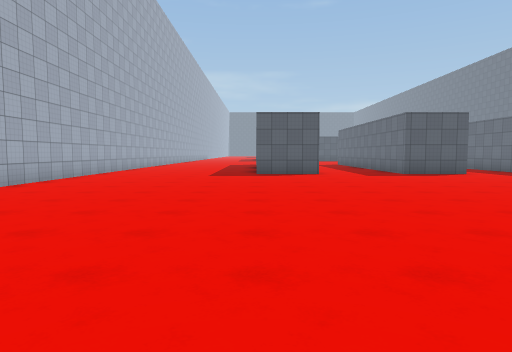
view 1 (above)

23 first-person views from a walk through a scene from a Unity 3-D project. The camera is 1.4 m above the floor, tilts 4° down and sees 75° across. The floor is counted in squares, 2 m on a side. Each view is taken from the middle of a square. On the plan, view 1 faces up. The plan holds only what a view shows up to about 10 squares ahead; the rest is blank. The place goes on beyond the plan. The player character is not drawn. Surface patterns are stand-ins for the level's own textures.

view 2
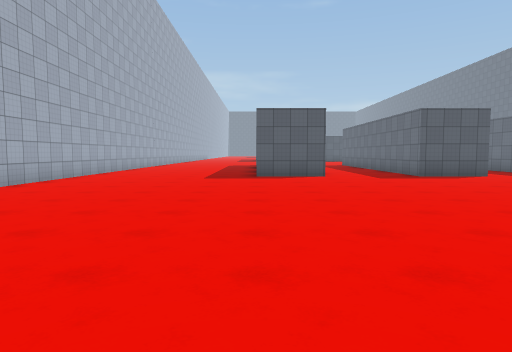

view 3
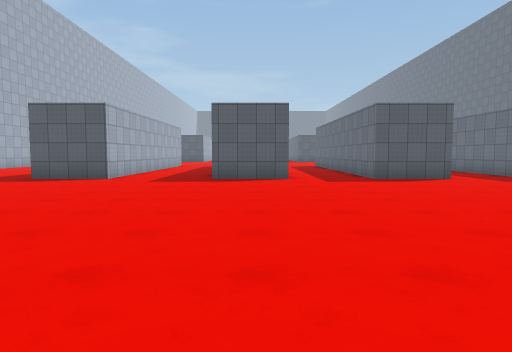

view 4
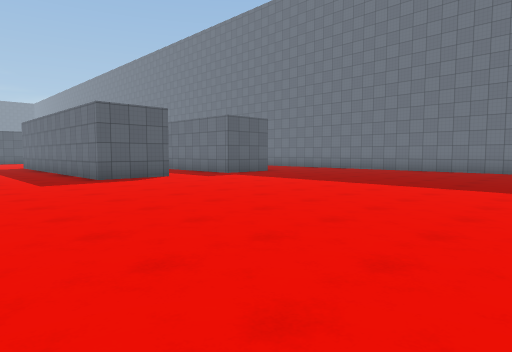

view 5
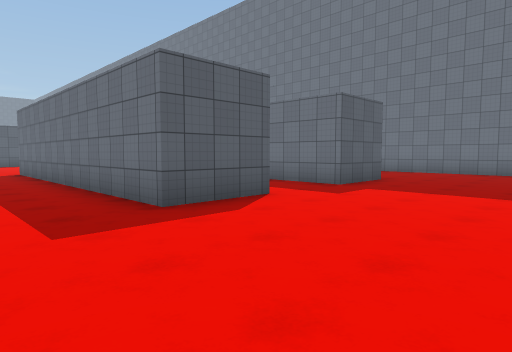

view 6
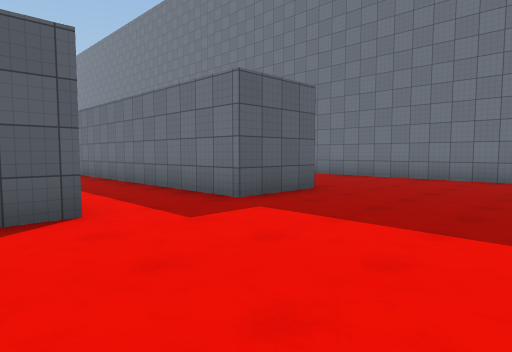

view 7
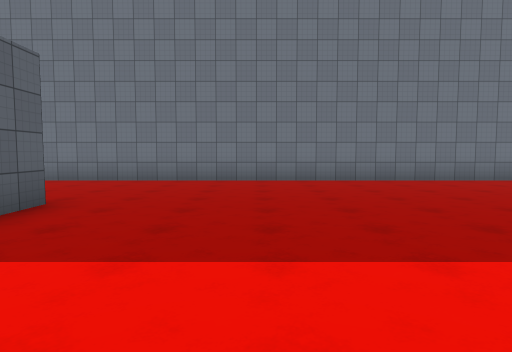

view 8
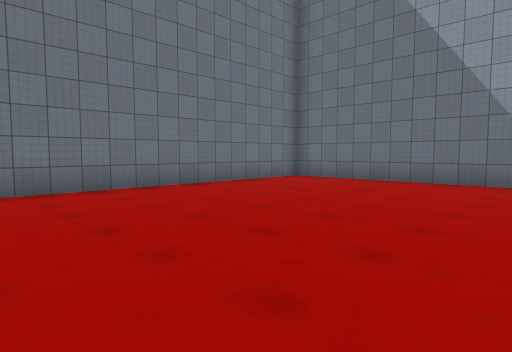

view 9
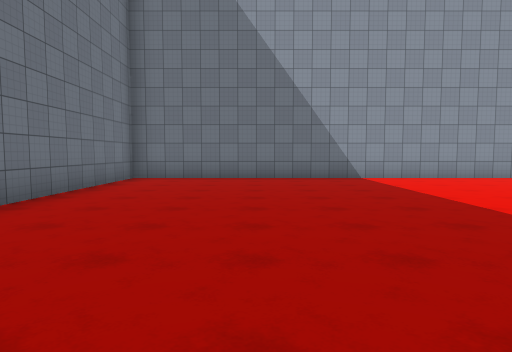

view 10
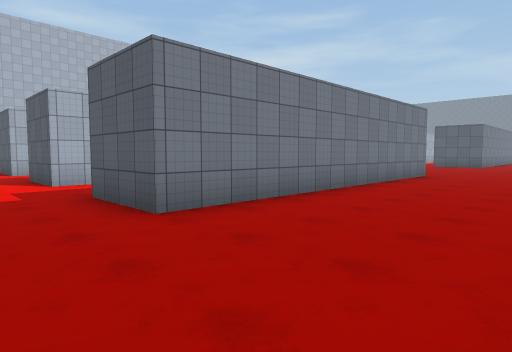

view 11
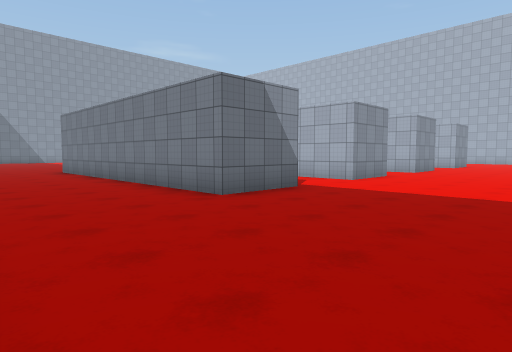

view 12
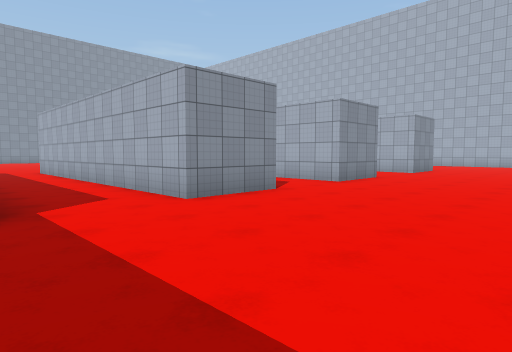

view 13
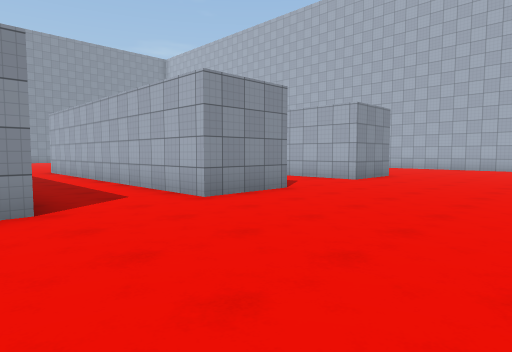

view 14
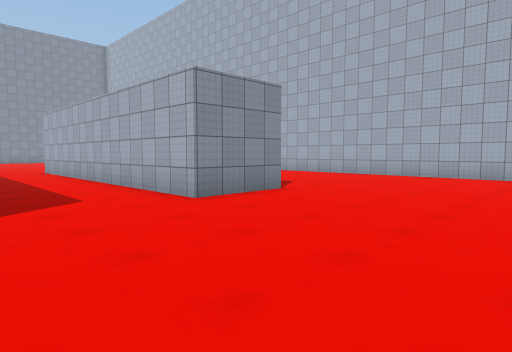

view 15
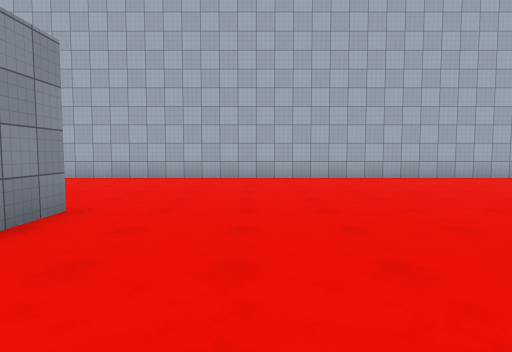

view 16
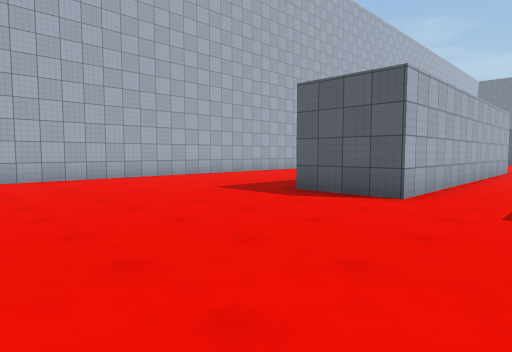

view 17
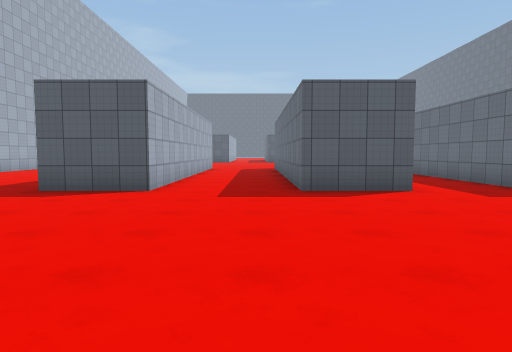

view 18
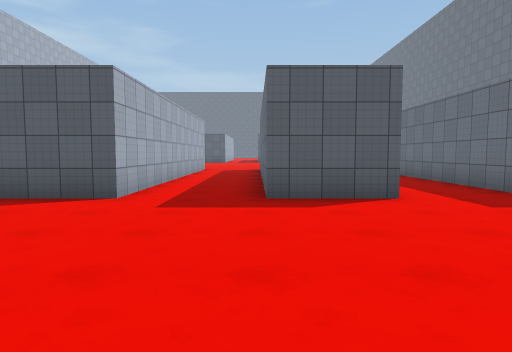

view 19
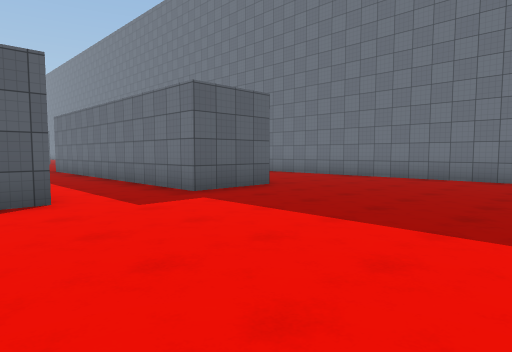

view 20
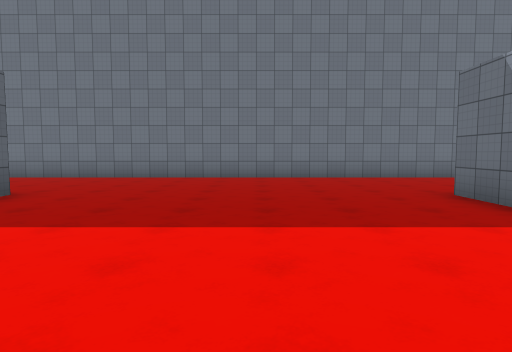

view 21
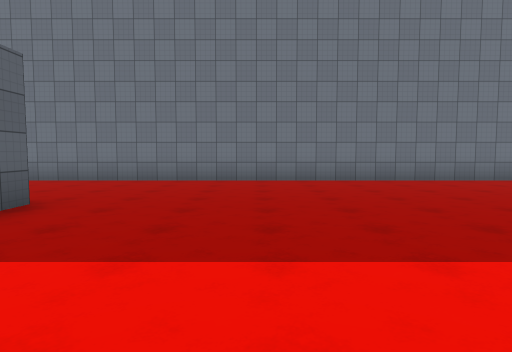

view 22
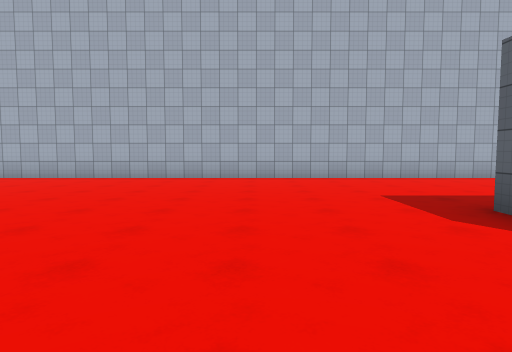

view 23
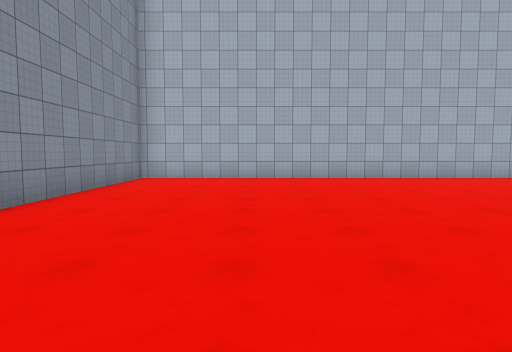

### Floor plan
Points are (right, up) in squares from view 1. A wall is a line through its corners. A room is listed if a view was taken in it or the views show most of it. See-through windows are left out.
Room 1 (views 1, 2, 3, 4, 5, 6, 7, 8, 9, 10, 11, 12, 13, 14, 15, 16, 17, 18, 19, 20, 21, 22, 23)
walls: (6.9, 10.9) (4.8, 10.9); (9.1, 19.7) (11.2, 19.7) (11.2, 10.9) (9.2, 10.9) (9.2, 19); (4.8, 19.7) (6.9, 19.7) (6.9, 13); (13.4, 19.7) (15.5, 19.7) (15.5, 10.9) (13.5, 10.9) (13.5, 17.8); (0, 19.7) (2.1, 19.7) (2.1, 10.9) (0, 10.9); (-5.2, 14.8) (-5.2, -2.2) (0, -2.2); (19.4, 17.4) (19.4, 30); (11.2, 27.1) (9.2, 27.1) (9.2, 31.1); (15.6, 27.1) (13.5, 27.1) (13.5, 31.5); (8.9, -2.2) (19.4, -2.2) (19.4, 13.4); (6.9, 31.5) (6.9, 27.1) (4.8, 27.1) (4.8, 31); (2.1, 31.5) (2.1, 27.1) (0, 27.1); (-5.2, 29.1) (-5.2, 16.6)

Where each view was taken, in squares from view 1:
view 1: 0 up, 0 right, facing up
view 2: 1 up, 0 right, facing up
view 3: 2 up, 6 right, facing up
view 4: 2 up, 6 right, facing up-right
view 5: 7 up, 7 right, facing up-right
view 6: 7 up, 10 right, facing up-right
view 7: 8 up, 11 right, facing right
view 8: 6 up, 13 right, facing down-right
view 9: 7 up, 16 right, facing down
view 10: 9 up, 19 right, facing up-left
view 11: 24 up, 19 right, facing down-left
view 12: 24 up, 14 right, facing down-left
view 13: 24 up, 10 right, facing down-left
view 14: 24 up, 5 right, facing down-left
view 15: 22 up, 4 right, facing left
view 16: 22 up, 4 right, facing up-left
view 17: 21 up, 4 right, facing up
view 18: 22 up, 9 right, facing up
view 19: 22 up, 10 right, facing up-right
view 20: 23 up, 10 right, facing right
view 21: 24 up, 11 right, facing right
view 22: 8 up, 4 right, facing left
view 23: 1 up, 4 right, facing left
